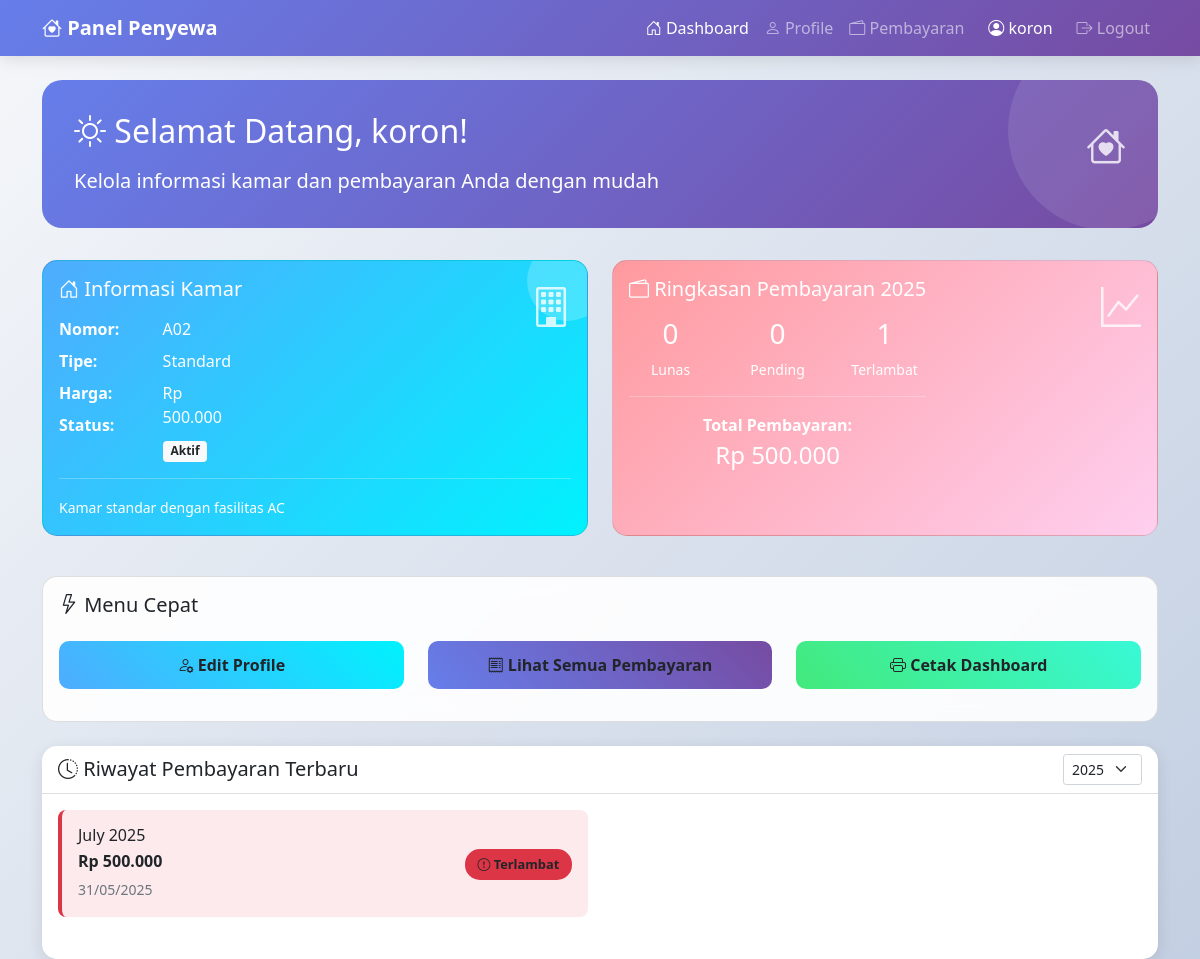
/tenant/dashboard.php (signed in), run on an earlier commit of the app's database.
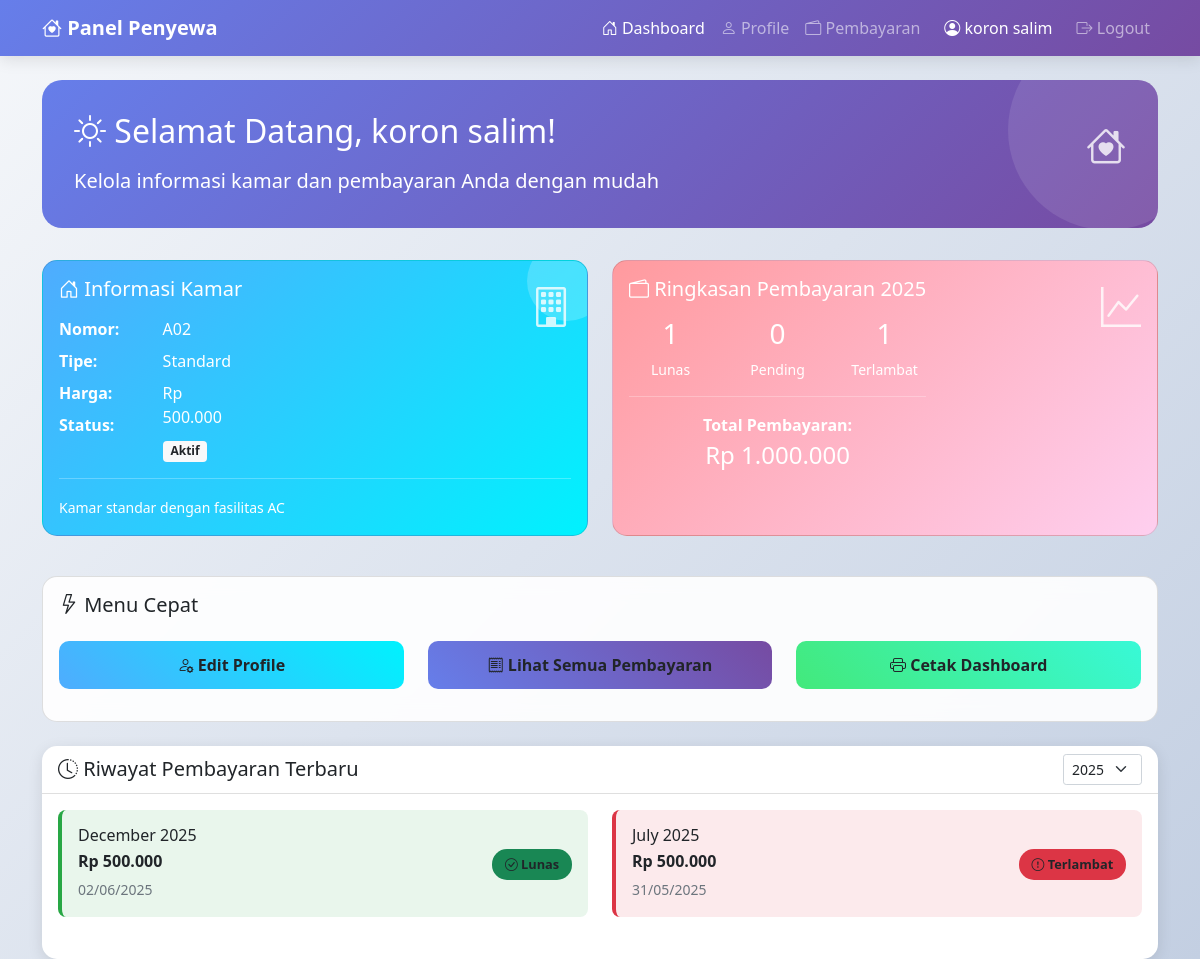
And on a later commit of the database.
### tables this page shows
CREATE TABLE `payments` (
  `id` int NOT NULL,
  `tenant_id` int NOT NULL,
  `room_id` int NOT NULL,
  `amount` decimal(10,2) NOT NULL,
  `payment_date` date NOT NULL,
  `payment_month` varchar(7) NOT NULL,
  `status` enum('paid','pending','overdue') DEFAULT 'pending',
  `created_at` timestamp NULL DEFAULT CURRENT_TIMESTAMP
);

### tenant/dashboard.php (the view, shortened to what the changed rows need)
<?php
require_once '../config/database.php';
$stmt = $conn->prepare("SELECT * FROM rooms WHERE tenant_id = ?");
$stmt->bind_param("i", $_SESSION['user_id']);
$stmt->execute();
$result = $stmt->get_result();
$my_room = $result->fetch_assoc();
$filter_year = isset($_GET['filter_year']) ? $_GET['filter_year'] : date('Y');
$where_conditions = ["p.tenant_id = ?"];
$params = [$_SESSION['user_id']];
$types = 'i';
if (!empty($filter_year)) {
    $where_conditions[] = "YEAR(p.payment_date) = ?";
    $params[] = $filter_year;
    $types .= 's';
}
$query = "SELECT p.* FROM payments p WHERE " . implode(' AND ', $where_conditions) . " ORDER BY p.payment_date DESC";
$stmt = $conn->prepare($query);
$stmt->bind_param($types, ...$params);
$stmt->execute();
$payments = $stmt->get_result()->fetch_all(MYSQLI_ASSOC);
$stats_query = "SELECT
    COUNT(*) as total_payments,
    SUM(CASE WHEN p.status = 'paid' THEN 1 ELSE 0 END) as paid_count,
    SUM(CASE WHEN p.status = 'pending' THEN 1 ELSE 0 END) as pending_count,
    SUM(CASE WHEN p.status = 'overdue' THEN 1 ELSE 0 END) as overdue_count,
    COALESCE(SUM(p.amount), 0) as total_amount
    FROM payments p
    WHERE p.tenant_id = ? AND YEAR(p.payment_date) = ?";
$stmt = $conn->prepare($stats_query);
$stmt->bind_param("is", $_SESSION['user_id'], $filter_year);
$stmt->execute();
$stats = $stmt->get_result()->fetch_assoc();
?>
<!DOCTYPE html>
<html lang="id">
<head>
    <link href="https://cdn.jsdelivr.net/npm/bootstrap@5.1.3/dist/css/bootstrap.min.css" rel="stylesheet">
    <link href="https://cdn.jsdelivr.net/npm/bootstrap-icons@1.8.1/font/bootstrap-icons.css" rel="stylesheet">
</head>
<body>
    <nav class="navbar navbar-expand-lg navbar-dark navbar-modern">
        <div class="container">
            <div class="collapse navbar-collapse" id="navbarNav">
                <div class="navbar-nav ms-auto">
                    <a class="nav-link active" href="dashboard.php">
                        <i class="bi bi-house-door"></i> Dashboard
                    </a>
                    <a class="nav-link" href="profile.php">
                        <i class="bi bi-person"></i> Profile
                    </a>
                    <a class="nav-link" href="payments.php">
                        <i class="bi bi-wallet2"></i> Pembayaran
                    </a>
                    <span class="navbar-text mx-3 text-white">
                        <i class="bi bi-person-circle"></i> <?= htmlspecialchars($_SESSION['full_name']) ?>
                    </span>
                    <a class="nav-link" href="../logout.php">
                        <i class="bi bi-box-arrow-right"></i> Logout
                    </a>
                </div>
            </div>
        </div>
    </nav>
    <div class="container mt-4">
        <div class="welcome-section animate-card">
            <div class="row align-items-center">
                <div class="col-md-8">
                    <h2 class="mb-3">
                        <i class="bi bi-sun"></i> Selamat Datang, <?= htmlspecialchars($_SESSION['full_name']) ?>!
                    </h2>
                    <p class="mb-0 fs-5">Kelola informasi kamar dan pembayaran Anda dengan mudah</p>
                </div>
            </div>
        </div>
        <?php if ($my_room): ?>
            <div class="row mb-4">
                <div class="col-md-6 mb-3">
                    <div class="card room-card h-100 animate-card">
                        <div class="card-body">
                            <div class="d-flex justify-content-between align-items-start">
                                <div>
                                    <h5 class="card-title mb-3">
                                        <i class="bi bi-house-door"></i> Informasi Kamar
                                    </h5>
                                    <div class="row">
                                        <div class="col-6">
                                            <p class="mb-2"><strong>Nomor:</strong></p>
                                            <p class="mb-2"><strong>Tipe:</strong></p>
                                            <p class="mb-2"><strong>Harga:</strong></p>
                                            <p class="mb-0"><strong>Status:</strong></p>
                                        </div>
                                        <div class="col-6">
                                            <p class="mb-2"><?= htmlspecialchars($my_room['room_number']) ?></p>
                                            <p class="mb-2"><?= htmlspecialchars($my_room['room_type']) ?></p>
                                            <p class="mb-2">Rp <?= number_format($my_room['price'], 0, ',', '.') ?></p>
                                            <p class="mb-0">
                                                <span class="badge bg-light text-dark">Aktif</span>
                                            </p>
                                        </div>
                                    </div>
                                </div>
                                <div class="card-icon">
                                    <i class="bi bi-building"></i>
                                </div>
                            </div>
                            <?php if ($my_room['description']): ?>
                                <hr class="my-3" style="border-color: rgba(255,255,255,0.3);">
                                <p class="mb-0"><small><?= htmlspecialchars($my_room['description']) ?></small></p>
                            <?php endif; ?>
                        </div>
                    </div>
                </div>
                <div class="col-md-6 mb-3">
                    <div class="card payment-summary-card h-100 animate-card">
                        <div class="card-body">
                            <div class="d-flex justify-content-between align-items-start">
                                <div>
                                    <h5 class="card-title mb-3">
                                        <i class="bi bi-wallet2"></i> Ringkasan Pembayaran <?= $filter_year ?>
                                    </h5>
                                    <div class="row text-center">
                                        <div class="col-4">
                                            <h3><?= $stats['paid_count'] ?></h3>
                                            <p class="mb-0 small">Lunas</p>
                                        </div>
                                        <div class="col-4">
                                            <h3><?= $stats['pending_count'] ?></h3>
                                            <p class="mb-0 small">Pending</p>
                                        </div>
                                        <div class="col-4">
                                            <h3><?= $stats['overdue_count'] ?></h3>
                                            <p class="mb-0 small">Terlambat</p>
                                        </div>
                                    </div>
                                    <hr class="my-3" style="border-color: rgba(255,255,255,0.3);">
                                    <div class="text-center">
                                        <p class="mb-1"><strong>Total Pembayaran:</strong></p>
                                        <h4>Rp <?= number_format($stats['total_amount'], 0, ',', '.') ?></h4>
                                    </div>
                                </div>
                                <div class="card-icon">
                                    <i class="bi bi-graph-up"></i>
                                </div>
                            </div>
                        </div>
                    </div>
                </div>
            </div>
            <div class="row mb-4">
                <div class="col-md-12">
                    <div class="card quick-action-card animate-card">
                        <div class="card-body">
                            <h5 class="card-title mb-4">
                                <i class="bi bi-lightning"></i> Menu Cepat
                            </h5>
                            <div class="row">
                                <div class="col-md-4 mb-3">
                                    <button class="btn btn-modern btn-primary-modern w-100" data-bs-toggle="modal" data-bs-target="#editProfileModal">
                                        <i class="bi bi-person-gear"></i> Edit Profile
                                    </button>
                                </div>
                                <div class="col-md-4 mb-3">
                                    <a href="payments.php" class="btn btn-modern btn-info-modern w-100">
                                        <i class="bi bi-receipt"></i> Lihat Semua Pembayaran
                                    </a>
                                </div>
                                <div class="col-md-4 mb-3">
                                    <button class="btn btn-modern btn-success-modern w-100" onclick="window.print()">
                                        <i class="bi bi-printer"></i> Cetak Dashboard
                                    </button>
                                </div>
                            </div>
                        </div>
                    </div>
                </div>
            </div>
            <div class="card dashboard-card animate-card">
                <div class="card-header bg-transparent">
                    <div class="row align-items-center">
                        <div class="col-md-6">
                            <h5 class="mb-0">
                                <i class="bi bi-clock-history"></i> Riwayat Pembayaran Terbaru
                            </h5>
                        </div>
                        <div class="col-md-6 text-end">
                            <form method="GET" class="d-inline">
                                <select class="form-select form-select-sm d-inline w-auto" name="filter_year" onchange="this.form.submit()">
                                    <?php for($y = date('Y'); $y >= date('Y') - 3; $y--): ?>
                                        <option value="<?= $y ?>" <?= $filter_year == $y ? 'selected' : '' ?>><?= $y ?></option>
                                    <?php endfor; ?>
                                </select>
                            </form>
                        </div>
                    </div>
                </div>
                <div class="card-body">
                    <?php if (!empty($payments)): ?>
                        <div class="row">
                            <?php
                            $recent_payments = array_slice($payments, 0, 6);
                            foreach ($recent_payments as $payment):
                            ?>
                                <div class="col-md-6 mb-3">
                                    <div class="payment-item-mini <?= $payment['status'] ?> p-3">
                                        <div class="d-flex justify-content-between align-items-center">
                                            <div>
                                                <h6 class="mb-1">
                                                    <?= date('F Y', strtotime($payment['payment_month'] . '-01')) ?>
                                                </h6>
                                                <p class="mb-1 fw-bold">Rp <?= number_format($payment['amount'], 0, ',', '.') ?></p>
                                                <small class="text-muted"><?= date('d/m/Y', strtotime($payment['payment_date'])) ?></small>
                                            </div>
                                            <div>
                                                <span class="status-badge
                                                    <?= $payment['status'] == 'paid' ? 'bg-success' :
                                                        ($payment['status'] == 'pending' ? 'bg-warning' : 'bg-danger') ?>">
                                                    <?php if ($payment['status'] == 'paid'): ?>
                                                        <i class="bi bi-check-circle"></i> Lunas
                                                    <?php elseif ($payment['status'] == 'pending'): ?>
                                                        <i class="bi bi-clock"></i> Pending
                                                    <?php else: ?>
                                                        <i class="bi bi-exclamation-circle"></i> Terlambat
                                                    <?php endif; ?>
                                                </span>
                                            </div>
                                        </div>
                                    </div>
                                </div>
                            <?php endforeach; ?>
                        </div>
                    <?php endif; ?>
                </div>
            </div>
        <?php endif; ?>
    </div>
</body>
</html>

What changed in the data, as far as the page shows it:
added payments: payment_month "December 2025", amount "500.000", payment_date "02/06/2025", status "paid" (drawn)
Also different on the page:
$_SESSION['full_name']: "koron" → "koron salim"
$stats['paid_count']: "0" → "1"
$stats['total_amount']: "500.000" → "1.000.000"
